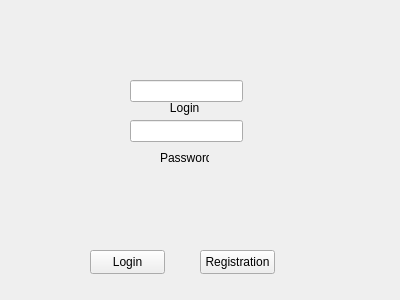
<?xml version="1.0" encoding="UTF-8"?>
<ui version="4.0">
 <class>Form</class>
 <widget class="QWidget" name="Form">
  <property name="geometry">
   <rect>
    <x>0</x>
    <y>0</y>
    <width>400</width>
    <height>300</height>
   </rect>
  </property>
  <property name="windowTitle">
   <string>Form</string>
  </property>
  <widget class="QPushButton" name="pushButton">
   <property name="geometry">
    <rect>
     <x>90</x>
     <y>250</y>
     <width>75</width>
     <height>24</height>
    </rect>
   </property>
   <property name="text">
    <string>Login</string>
   </property>
  </widget>
  <widget class="QPushButton" name="pushButton_2">
   <property name="geometry">
    <rect>
     <x>200</x>
     <y>250</y>
     <width>75</width>
     <height>24</height>
    </rect>
   </property>
   <property name="text">
    <string>Registration</string>
   </property>
  </widget>
  <widget class="QLineEdit" name="lineEdit">
   <property name="geometry">
    <rect>
     <x>130</x>
     <y>80</y>
     <width>113</width>
     <height>22</height>
    </rect>
   </property>
  </widget>
  <widget class="QLineEdit" name="lineEdit_2">
   <property name="geometry">
    <rect>
     <x>130</x>
     <y>120</y>
     <width>113</width>
     <height>22</height>
    </rect>
   </property>
  </widget>
  <widget class="QLabel" name="label">
   <property name="geometry">
    <rect>
     <x>160</x>
     <y>100</y>
     <width>49</width>
     <height>16</height>
    </rect>
   </property>
   <property name="text">
    <string>   Login</string>
   </property>
  </widget>
  <widget class="QLabel" name="label_2">
   <property name="geometry">
    <rect>
     <x>160</x>
     <y>150</y>
     <width>49</width>
     <height>16</height>
    </rect>
   </property>
   <property name="text">
    <string>Password</string>
   </property>
  </widget>
 </widget>
 <resources/>
 <connections/>
</ui>
